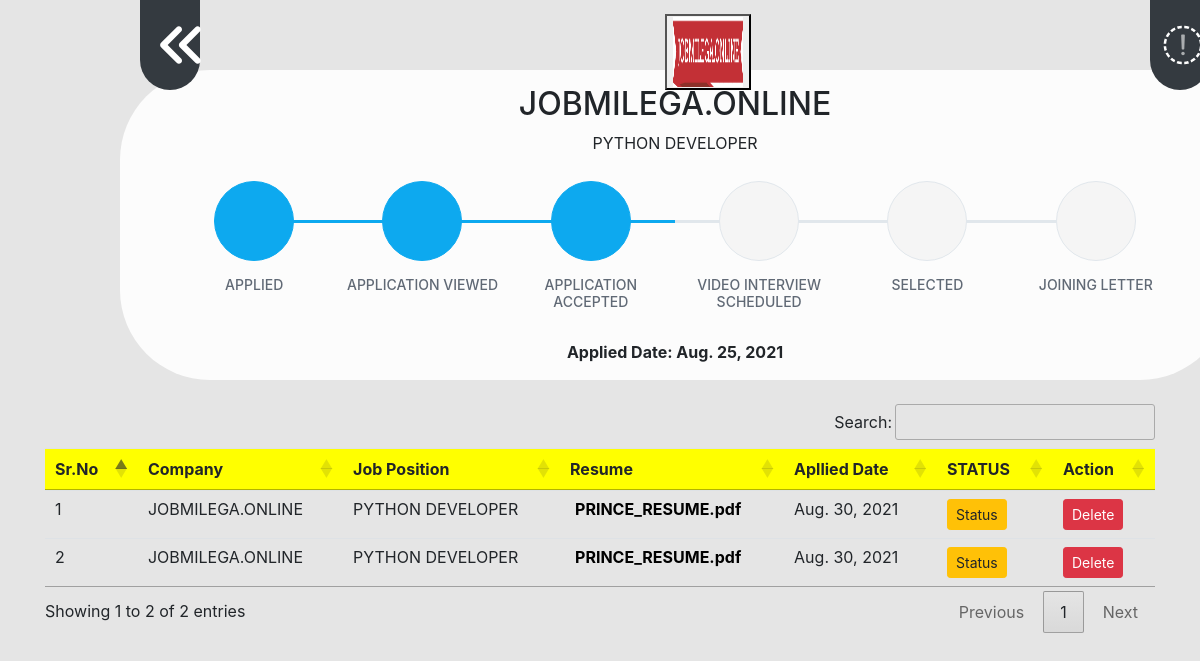
/singlestatus/1 (signed in), run on the app's committed database.
### job/models.py (models this page shows, shortened)
class Apply(models.Model):
    job = models.ForeignKey(Job,on_delete=models.CASCADE,null=True)
    student= models.ForeignKey(StudentUser,on_delete=models.CASCADE,null=True)
    resume = models.FileField(null=True)
    applied_date = models.DateField(null=True)
    status = models.CharField(max_length=300,null=True,blank=True)
    interviewdateaandtime = models.DateTimeField(null=True,blank=True)
    joiningletter = models.FileField(null=True, blank=True)

class Job(models.Model):
    recruiter = models.ForeignKey(Recruiter,on_delete=models.CASCADE,null=True,blank=True)
    start_date = models.DateField()
    end_date = models.DateField()
    salary = models.CharField(max_length=10,null=True)
    permonth = models.CharField(max_length=10)
    title = models.CharField(max_length=100)
    description = models.CharField(max_length=500)
    experience = models.CharField(max_length=10)
    location = models.CharField(max_length=15)
    skill = models.CharField(max_length=300,null=True)
    creationdate = models.DateField()
    company = models.CharField(max_length=50)
    paid = models.CharField(max_length=10,null=True,blank=True)
    def __str__(self):
        return self.title

class Recruiter(models.Model):
    user = models.ForeignKey(User,on_delete=models.CASCADE)
    mobile = models.CharField(max_length=10,null=True)
    image = models.FileField(null=True)
    gender = models.CharField(max_length=10,null=True)
    company = models.CharField(max_length=50,null=True)
    status = models.CharField(max_length=20,null=True)
    type = models.CharField(max_length=10,null=True)
    def __str__(self):
        return self.user.username

### job/views.py (the view)
# urls.py: path('singlestatus/<int:pid>', views.singlestatus, name='singlestatus'),
def singlestatus(request,pid):
    user = request.user
    student = StudentUser.objects.get(user=user)
    data = Apply.objects.filter(student=student)
    data1 = Apply.objects.filter(id=pid)
    for n in data1:
        statue=n.status
    if statue:
        error = ""
        if statue == "Application Viewed":
            error = "Application Viewed"
        if statue == "Application Rejected":
            error = "Application Rejected"
        if statue == "Application Accepted":
            error = "Application Accepted"
        if statue == "Video Interview Scheduled":
            error = "Video Interview Scheduled"
        if statue == "Selected":
            error = "Selected"
        if statue == "Rejected":
            error = "Rejected"
        if statue == "Joining Letter":
            error = "Joining Letter"
    else:
        error = "none"
    d = {'data': data,'data1': data1,'error': error,}
    return render(request,'userstatusbar.html',d)

### job/templates/userstatusbar.html (shortened to what this page needs)
<head>
    {% load static %}
  <link rel="stylesheet" href="https://maxcdn.bootstrapcdn.com/bootstrap/4.5.2/css/bootstrap.min.css">
<link rel="stylesheet" href="https://cdnjs.cloudflare.com/ajax/libs/font-awesome/4.7.0/css/font-awesome.min.css">
</head>
<body>
<nav class="navbar navbar-expand-sm bg-dark navbar-dark" style="width:60px;height:90px ;margin-left:140px;border-radius:0px 0px 100px 100px;margin-top:px">
<ul class="navbar-nav">
    <li class="nav-item" >
      <a  href="{% url 'latestjob' %}"><i class="fa fa-angle-double-left mr-1 " style="font-size:50px;margin-left:1px; color: white"></i></a>
     </li>
</ul>
</nav>
</body>
<!DOCTYPE html>
<html lang="en">
<head>
<body>
{% for i in data1 %}
<div class="row"  style="margin-top:-100px">
    <button type="button" data-toggle="collapse" data-target="#hidden" style="margin-left:680px;"><img src="{{i.job.recruiter.image.url}}" style="text-align:center;margin-left:0px;width:70px;height:70px;padding:0px 0px"></button>
</div>
 <nav class="navbar navbar-expand-sm bg-dark navbar-dark" style="width:60px;height:90px ;margin-left:1150px;border-radius:0px 0px 100px 100px;margin-top:-90px">
<ul class="navbar-nav">
    <li class="nav-item" >
      <a  href="{% url 'chat' request.user.id i.job.recruiter.user.id %}" id="user{{ i.job.recruiter.id }}"><i class="fa fa-comments-o" style="font-size:40px;margin-left:-3px; color: white"></i></a>
     </li>
</ul>
</nav>
<div class="container" style="width:1110px;background-color:rgb(255,255,255,0.9);margin-left: 120px;margin-top:-20px;box-shadow: 0px 0px; height:310px;padding: 15px;border-radius:90px 0px 90px 90px">
      <h2 style="text-align:center">{{i.job.company}}</h2>
      <p style="text-align:center">{{i.job.title}}</p>
    <link rel="stylesheet" href="https://cdn.jsdelivr.net/npm/pixeden-stroke-7-icon@1.2.3/pe-icon-7-stroke/dist/pe-icon-7-stroke.min.css">
<div class="container padding-bottom-3x mb-1"style="margin-top:-160px">
          <div class="card-body">
            <div class="steps d-flex flex-wrap flex-sm-nowrap justify-content-between padding-top-2x padding-bottom-1x">
              <div class="step completed">
                <div class="step-icon-wrap">
                  <div class="step-icon"></div>
                </div>
                <h4 class="step-title">APPLIED</h4>
              </div>
                {% ifequal error 'Application Accepted' %}
              <div class="step completed">
                <div class="step-icon-wrap">
                  <div class="step-icon"></div>
                </div>
                <h4 class="step-title">APPLICATION VIEWED</h4>
              </div>
              <div class="step completed">
                <div class="step-icon-wrap">
                  <div class="step-icon"></div>
                </div>
                <h4 class="step-title">APPLICATION ACCEPTED</h4>
              </div>
                <div class="step ">
                <div class="step-icon-wrap">
                  <div class="step-icon"></div>
                </div>
                <h4 class="step-title">VIDEO INTERVIEW SCHEDULED</h4>
              </div>
                <div class="step ">
                <div class="step-icon-wrap">
                  <div class="step-icon"></div>
                </div>
                <h4 class="step-title">SELECTED</h4>
              </div>
                <div class="step ">
                <div class="step-icon-wrap">
                  <div class="step-icon"></div>
                </div>
                <h4 class="step-title">JOINING LETTER</h4>
              </div>
                {% endifequal %}
            </div>
          </div>
        </div>
    <b><p style="text-align: center;margin-top:-30px">Applied Date: <span>{{i.applied_date}}</span></p></b>
</div>
{% endfor %}
<br>
        <div class="container" style="width:1500px;">
          <table class="table table-hover" id="example">
              <thead>
                  <tr style="background-color: yellow">
                      <th>Sr.No</th>
                      <th>Company</th>
                      <th>Job Position</th>
                      <th>Resume</th>
                      <th>Apllied Date</th>
                      <th>STATUS</th>
                      <th>Action</th>
                  </tr>
              </thead>
              <tbody>
                   {% for d in data %}
                  <tr>
                        <td>  {{ forloop.counter}}</td>
                        <td>  {{ d.job.company }} </td>
                        <td> {{d.job }}</td>
                        <td><b><a href="{{ d.resume.url }}" download style="margin-left:5px;color:black">{{ d.resume}}</a></b></td>
                        <td> {{ d.applied_date}}</td>
                        <td><a href="{% url 'singlestatus' d.id %}" type="submit" class="btn btn-warning btn-sm" >Status</a></td>
                        <td><a href="{% url 'delete_apply' d.id %}" class="btn btn-danger btn-sm" onclick="return confirm('Are you sure?')">Delete</a></td>
                  </tr>
                  {% endfor%}
              </tbody>
          </table>
 </div>
</body>
<head>
<link rel="stylesheet" href="https://cdn.datatables.net/1.10.24/css/jquery.dataTables.min.css">
<link rel="stylesheet" href="https://cdn.datatables.net/buttons/1.7.0/css/buttons.dataTables.min.css">
</head>
<body>
</body>

### job/templates/userstatusbar.html (style rules this page uses)
body { background-color: rgb(0,0,0,0.1); }
body { margin-top:0px; }
.steps .step { display: block; width: 100%; margin-bottom: 35px; text-align: center; margin-top: 150px; }
.steps .step .step-icon-wrap { display: block; position: relative; width: 100%; height: 80px; text-align: center }
.steps .step .step-icon-wrap::before, .steps .step .step-icon-wrap::after { display: block; position: absolute; top: 50%; width: 50%; height: 3px; margin-top: -1px; background-color: #e1e7ec; content: ''; z-index: 1 }
.steps .step .step-icon-wrap::before { left: 0 }
.steps .step .step-icon-wrap::after { right: 0 }
.steps .step .step-icon { display: inline-block; position: relative; width: 80px; height: 80px; border: 1px solid #e1e7ec; border-radius: 50%; background-color: #f5f5f5; color: #374250; font-size: 38px; line-height: 81px; z-index: 5 }
.steps .step .step-title { margin-top: 16px; margin-bottom: 0; color: #606975; font-size: 14px; font-weight: 500 }
.steps .step:first-child .step-icon-wrap::before { display: none }
.steps .step:last-child .step-icon-wrap::after { display: none }
.steps .step.completed .step-icon-wrap::before, .steps .step.completed .step-icon-wrap::after { background-color: #0da9ef }
.steps .step.completed .step-icon { border-color: #0da9ef; background-color: #0da9ef; color: #fff }

### data on the page
Apply: job.recruiter.image (picture), job.company "JOBMILEGA.ONLINE", job "PYTHON DEVELOPER", applied_date "Aug. 25, 2021"
Apply: job.company "JOBMILEGA.ONLINE", job "PYTHON DEVELOPER", resume "PRINCE_RESUME.pdf", applied_date "Aug. 30, 2021"
Apply: job.company "JOBMILEGA.ONLINE", job "PYTHON DEVELOPER", resume "PRINCE_RESUME.pdf", applied_date "Aug. 30, 2021"
